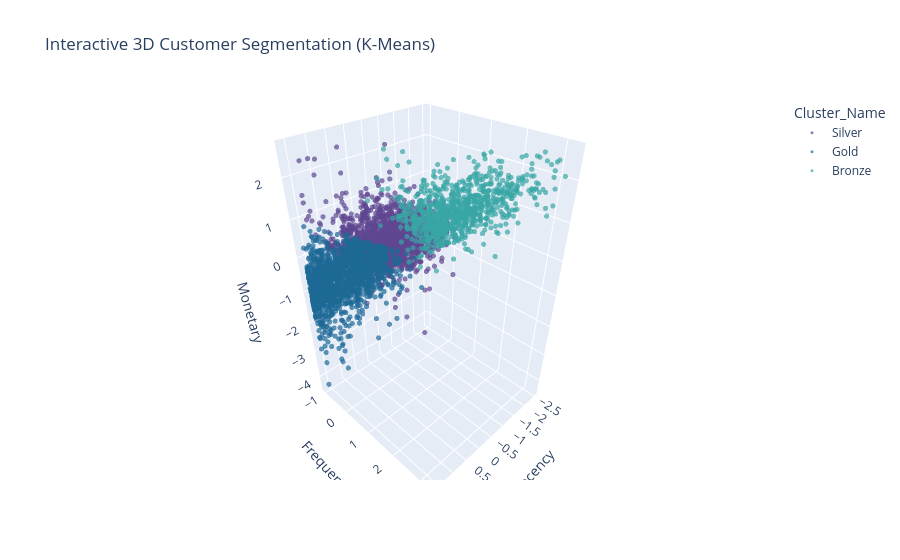

Notebook code for this chart:
### Code cell
import plotly.express as px

# Map the winning K-Means labels to a string for categorical coloring
rfm_scaled['Cluster_Name'] = rfm_scaled['KMeans_Labels'].map({0: 'Bronze', 1: 'Silver', 2: 'Gold', 3: 'Platinum'})

fig = px.scatter_3d(
    rfm_scaled, 
    x='Recency', y='Frequency', z='Monetary',
    color='Cluster_Name',
    opacity=0.7,
    title='Interactive 3D Customer Segmentation (K-Means)',
    color_discrete_sequence=px.colors.qualitative.Prism
)
fig.update_traces(marker=dict(size=3))
fig.show()

### Figure 1 — Plotly figure (JSON) as saved in the notebook; plotly's stock layout.template omitted (floating-point values rounded to 4 significant figures; data arrays with more than 128 entries replaced by an {"elided": "..."} marker saying what was removed)
{"data": [{"hovertemplate": "Cluster_Name=Silver<br>Recency=%{x}<br>Frequency=%{y}<br>Monetary=%{z}<extra></extra>", "legendgroup": "Silver", "marker": {"color": "rgb(95, 70, 144)", "opacity": 0.7, "size": 3, "symbol": "circle"}, "mode": "markers", "name": "Silver", "scene": "scene", "showlegend": true, "type": "scatter3d", "x": {"elided": "1695 float values"}, "y": {"elided": "1695 float values"}, "z": {"elided": "1695 float values"}}, {"hovertemplate": "Cluster_Name=Gold<br>Recency=%{x}<br>Frequency=%{y}<br>Monetary=%{z}<extra></extra>", "legendgroup": "Gold", "marker": {"color": "rgb(29, 105, 150)", "opacity": 0.7, "size": 3, "symbol": "circle"}, "mode": "markers", "name": "Gold", "scene": "scene", "showlegend": true, "type": "scatter3d", "x": {"elided": "1620 float values"}, "y": {"elided": "1620 float values"}, "z": {"elided": "1620 float values"}}, {"hovertemplate": "Cluster_Name=Bronze<br>Recency=%{x}<br>Frequency=%{y}<br>Monetary=%{z}<extra></extra>", "legendgroup": "Bronze", "marker": {"color": "rgb(56, 166, 165)", "opacity": 0.7, "size": 3, "symbol": "circle"}, "mode": "markers", "name": "Bronze", "scene": "scene", "showlegend": true, "type": "scatter3d", "x": {"elided": "920 float values"}, "y": {"elided": "920 float values"}, "z": {"elided": "920 float values"}}], "layout": {"legend": {"title": {"text": "Cluster_Name"}, "tracegroupgap": 0}, "scene": {"domain": {"x": [0, 1], "y": [0, 1]}, "xaxis": {"title": {"text": "Recency"}}, "yaxis": {"title": {"text": "Frequency"}}, "zaxis": {"title": {"text": "Monetary"}}}, "title": {"text": "Interactive 3D Customer Segmentation (K-Means)"}}}
